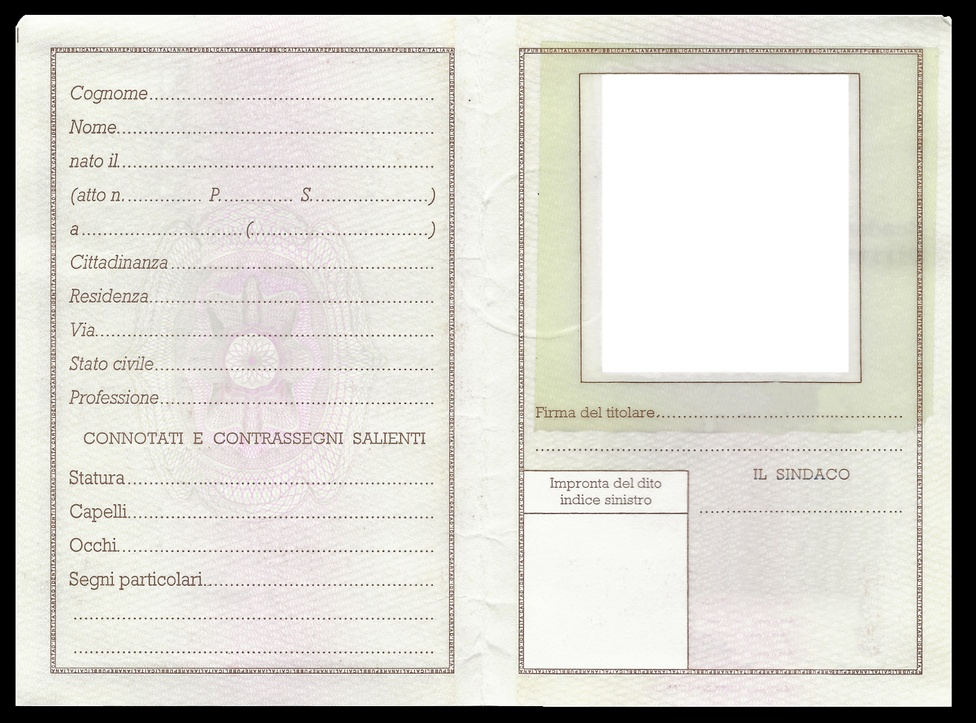
#> input picture ReferenceImages/rearCIC.jpg, 976 x 723 px, shrunk from 1445 x 1070 before the run
$ python ContoursWithHuMomentMatchingAndSavingResult.py
#> lines starting #> are read from the running program, lines starting #| are printed output that depends on the picture; after the words box and inside, x2 and y2 are one past the last pixel; in counts of white or black regions, pixels touching at a corner belong together
#%% Import section
import os
import numpy as np
import cv2
#%% Function for concatenating result:
def concatenate(image1, image2):
    total_width = image1.shape[1] + image2.shape[1] + 1
    if image1.shape[0] >= image2.shape[0]:
        total_heigh = image1.shape[0]
    else:
        total_heigh = image2.shape[0]
    new_image = np.zeros((total_heigh,total_width))
    new_image[0:image1.shape[0], 0:image1.shape[1]] = image1
    new_image[0:image2.shape[0], image1.shape[1] + 1:image1.shape[1] + image2.shape[1] + 1] = image2
    return new_image
#%% Global parameters definition:
bluring_kernel_size = (3, 3) #TODO try different size that can be usefull
morphological_kernel = np.ones((5, 5), np.uint8) #TODO try different kernel that can be usefull (to search)
canny_low = 100
canny_high = 200
number_of_contours = 10
#%% Opening Reference Image
reference_image = cv2.imread('ReferenceImages/rearCIC.jpg', cv2.IMREAD_GRAYSCALE)
#> reference_image: shape (723, 976); min 0, max 255, mean 210.9
#%% Bluring
reference_image = cv2.blur(reference_image, bluring_kernel_size)
#%% Canny
reference_image_canny = cv2.Canny(reference_image, canny_low, canny_high)
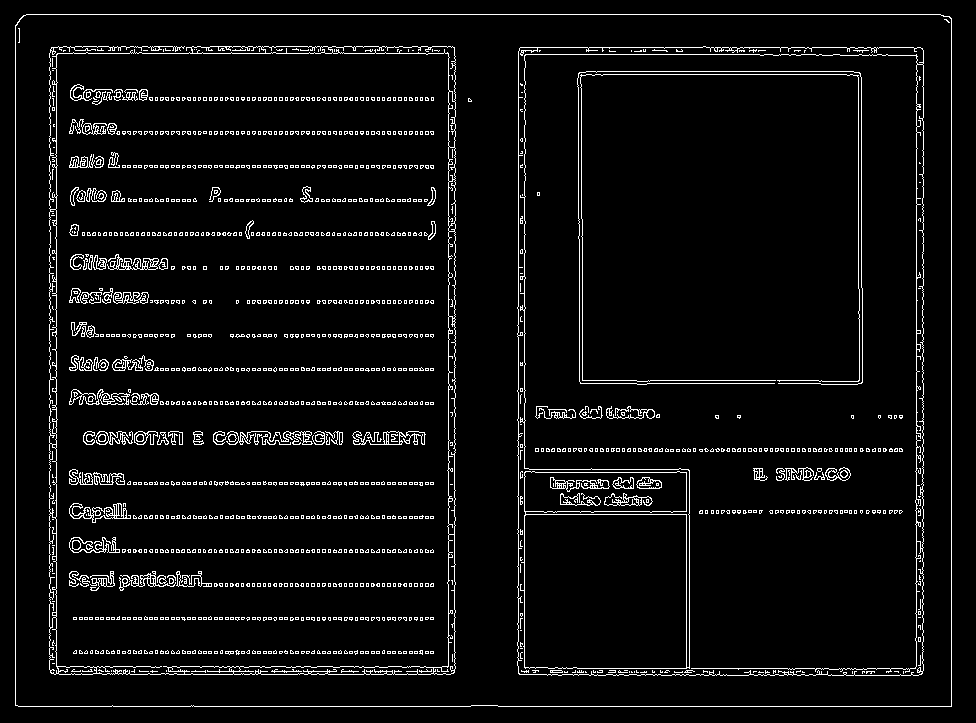
#> reference_image_canny: shape (723, 976); 5.3% white in thin lines or dots
#%% Morphological operation
reference_image_canny_morph = cv2.morphologyEx(reference_image_canny, cv2.MORPH_CLOSE, morphological_kernel)
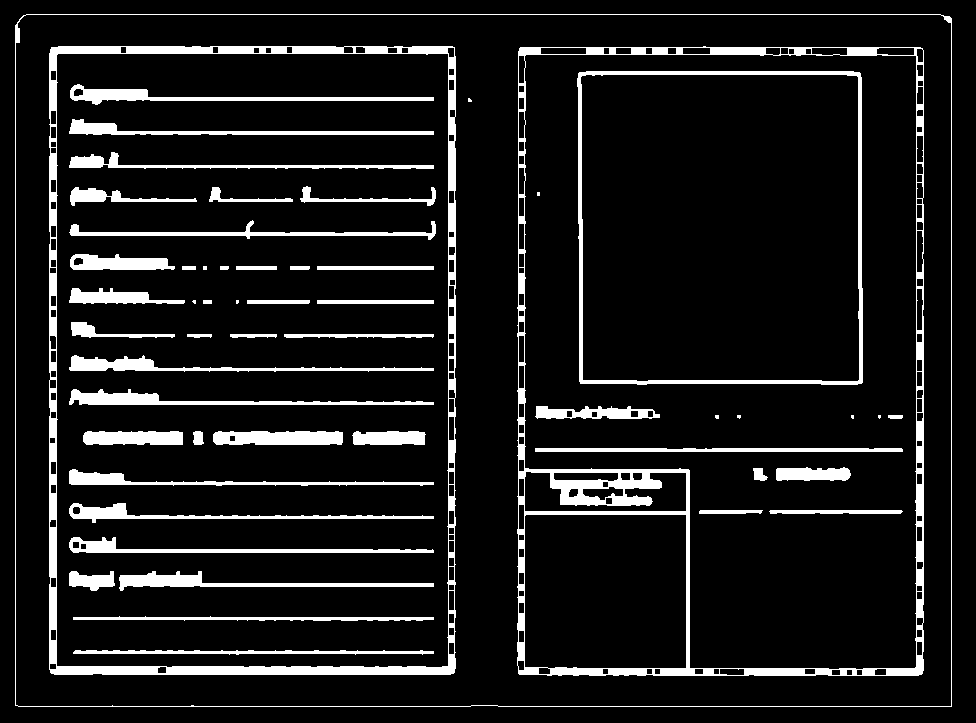
#> reference_image_canny_morph: shape (723, 976); 10.2% white; 54 white regions (9 under 20 px)
#%% Finding Contours on binary image
# cv2.RETR_CCOMP -> return the contours complete list (all contours)
# cv2.CHAIN_APPROX_NONE -> this not approximate a connection between contours
reference_contours, reference_hierarchy = cv2.findContours(reference_image_canny, cv2.RETR_CCOMP, cv2.CHAIN_APPROX_NONE)
#> reference_contours = 2623 contours, 2445 with area under 20; largest, box (x1, y1, x2, y2) and area: (15, 14, 952, 707) 647611, (15, 14, 952, 707) 647598, (517, 46, 924, 676) 253914, (49, 46, 456, 675) 252244, (55, 52, 450, 675) 241084; reference_hierarchy = 2623 rows, first 6: [1, -1, -1, -1], [2, 0, -1, -1], [3, 1, -1, -1], [4, 2, -1, -1], [5, 3, -1, -1], [6, 4, -1, -1]
# Rerder contours in descending mode to have the biggest area for first
reference_contours = sorted(reference_contours, key=cv2.contourArea, reverse= True)
# keep only first 10 contours
reference_contours = reference_contours[0:number_of_contours]
#> reference_contours = 10 contours; largest, box (x1, y1, x2, y2) and area: (15, 14, 952, 707) 647611, (15, 14, 952, 707) 647598, (517, 46, 924, 676) 253914, (49, 46, 456, 675) 252244, (55, 52, 450, 675) 241084
#%% Starting searching on test image:
# In this section the parameters are the same of the reference creation
# Definition of the test folder
test_images_path = 'TestImages/rear/'
saving_base_path = 'ContoursHU/New/'
for root, directories, files in os.walk(test_images_path):
    for file in files:
        # Read test file
        test_immage_path = os.path.join(root,file)
        test_image_name = file.split('.')[0]
        saving_complete_path = saving_base_path + test_image_name
        if file.endswith('.DS_Store'):
            continue
        if not os.path.exists(saving_complete_path):
            os.mkdir(saving_complete_path)
        test_image = cv2.imread(test_immage_path, cv2.IMREAD_GRAYSCALE)
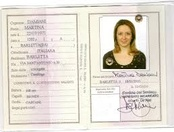
#> input picture TestImages/rear/RetroCIC.jpeg, 174 x 132 px, shrunk from 258 x 195 before the run
#> test_image: shape (132, 174); min 12, max 255, mean 222.1
        # Blur test image
        test_image = cv2.blur(test_image, bluring_kernel_size)
        # Edge detector
        test_image_canny = cv2.Canny(test_image, canny_low, canny_high)
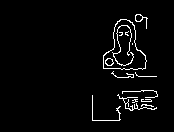
#> test_image_canny: shape (132, 174); 3.2% white in thin lines or dots, all inside (x1, y1, x2, y2) = (92, 14, 158, 121)
        # Morphological operation
        test_image_canny_morph = cv2.morphologyEx(test_image_canny, cv2.MORPH_CLOSE, morphological_kernel)
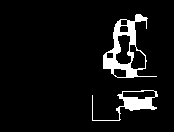
#> test_image_canny_morph: shape (132, 174); 6.7% white; 2 white regions
        # Contours finding
        test_contours, test_hierarchy = cv2.findContours(test_image_canny, cv2.RETR_CCOMP, cv2.CHAIN_APPROX_NONE)
#> test_contours = 18 contours, 12 with area under 20; largest, box (x1, y1, x2, y2) and area: (103, 19, 147, 70) 1358, (103, 19, 147, 70) 1336, (135, 14, 148, 29) 46, (105, 58, 114, 66) 45, (135, 14, 143, 22) 38, (105, 58, 114, 66) 37; test_hierarchy = 18 rows, first 6: [1, -1, -1, -1], [2, 0, -1, -1], [3, 1, -1, -1], [4, 2, -1, -1], [5, 3, -1, -1], [6, 4, -1, -1]
        test_contours = sorted(test_contours, key=cv2.contourArea, reverse=True)
        test_contours = test_contours[0:number_of_contours]
#> test_contours = 10 contours, 4 with area under 20; largest, box (x1, y1, x2, y2) and area: (103, 19, 147, 70) 1358, (103, 19, 147, 70) 1336, (135, 14, 148, 29) 46, (105, 58, 114, 66) 45, (135, 14, 143, 22) 38, (105, 58, 114, 66) 37
        # Search for mathing:
            # use a numpy nd_array for saving matching result is usefull for the fastest way to get match after
            # We use the third measure for matching and 0 is default mode because in python that parameters is unused
        all_match_score = np.zeros((len(reference_contours), len(test_contours)))
        # row -> reference
        # column -> test
        for i, ref_c in enumerate(reference_contours):
            for k, test_c in enumerate(test_contours):
                all_match_score[i][k] = cv2.matchShapes(ref_c, test_c, 3, 0)
#> this loop made 10 passes
        # Saving result
        np.savetxt(saving_complete_path + '/' + test_image_name + '-matches.csv', all_match_score, delimiter=';')
        for index, contour in enumerate(reference_contours):
            reference_image_copy = reference_image.copy()
            cv2.drawContours(reference_image_copy, contour, -1, (0, 255, 0), 2)
            cv2.imwrite(saving_complete_path + '/rearCIC' + 'reference_contour-' + str(index) + '.png',
                        reference_image_copy)
#> this loop made 10 passes
#> pass 1, `cv2.imwrite(saving_complete_path + '/rearCIC' + 'reference_contour-' +..`:
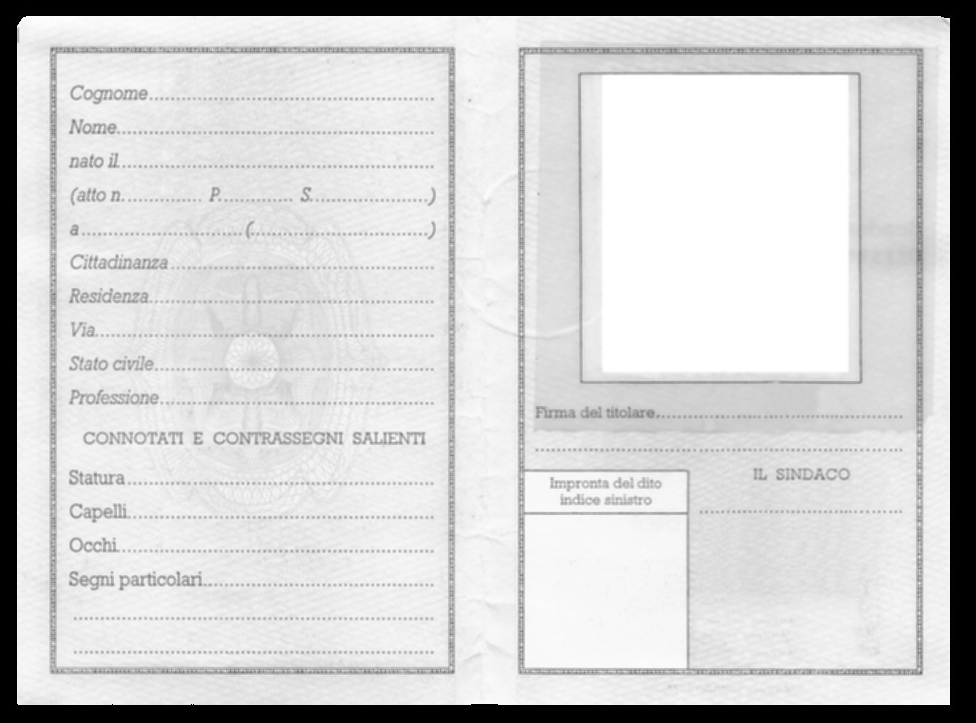
#> saved as rearCICreference_contour-0.png: shape (723, 976); min 0, max 255, mean 209.3
        for index, contour in enumerate(test_contours):
            test_image_copy = test_image.copy()
            cv2.drawContours(test_image_copy, contour, -1, (0, 255, 0), 2)
            cv2.imwrite(saving_complete_path + '/' + test_image_name + '-test_contour-' + str(index) + '.png',
                        test_image_copy)
#> this loop made 10 passes
#> pass 2, `cv2.imwrite(saving_complete_path + '/' + test_image_name + '-test_cont..`:
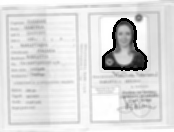
#> saved as RetroCIC-test_contour-1.png: shape (132, 174); min 0, max 255, mean 219.3
        # [14 lines of commented-out code are left out]
